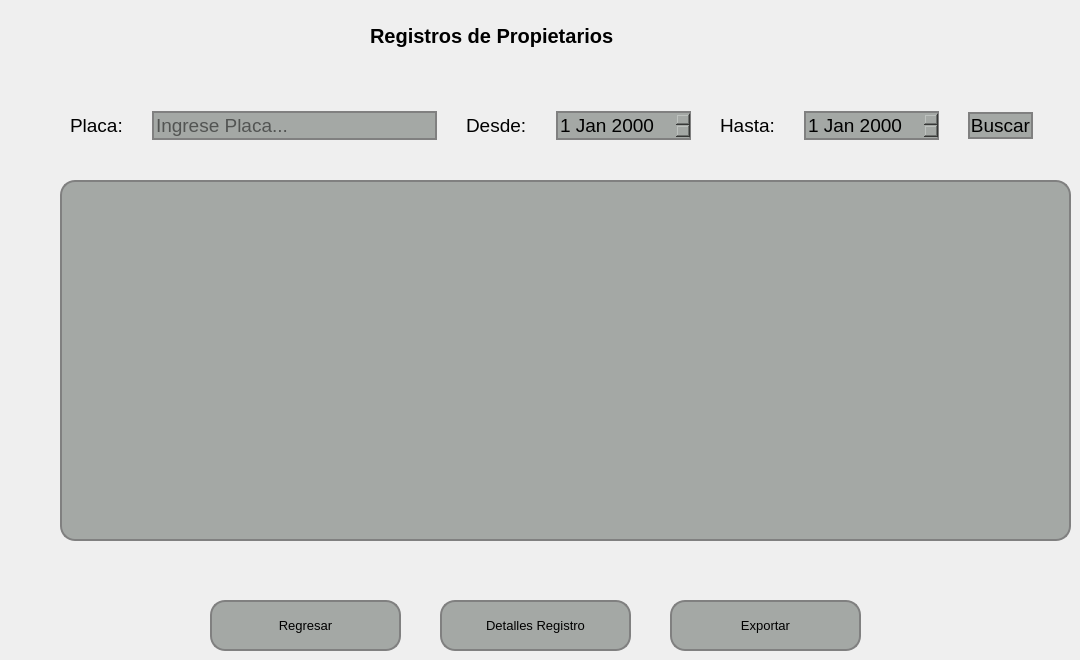
   <widget class="QWidget" name="pageRegistrosPropietarios">
    <widget class="QWidget" name="horizontalLayoutWidget_2">
     <property name="geometry">
      <rect>
       <x>70</x>
       <y>80</y>
       <width>981</width>
       <height>91</height>
      </rect>
     </property>
     <layout class="QHBoxLayout" name="horizontalLayout_3" stretch="0,0,0,0,0,0,0">
      <property name="spacing">
       <number>29</number>
      </property>
      <property name="rightMargin">
       <number>18</number>
      </property>
      <property name="bottomMargin">
       <number>0</number>
      </property>
      <item>
       <widget class="QLabel" name="label_61">
        <property name="font">
         <font>
          <pointsize>14</pointsize>
         </font>
        </property>
        <property name="text">
         <string>Placa:</string>
        </property>
       </widget>
      </item>
      <item>
       <widget class="QLineEdit" name="lineEditPlacaRegistros">
        <property name="font">
         <font>
          <pointsize>14</pointsize>
         </font>
        </property>
        <property name="styleSheet">
         <string notr="true">    background-color: #a4a8a5; /* Color del botón */
    border-radius: 15px;       /* Borde redondeado, ajusta el valor para más curvatura */
    border: 2px solid #808080; /* Opcional: agrega un borde de color gris */
</string>
        </property>
        <property name="placeholderText">
         <string>Ingrese Placa...</string>
        </property>
       </widget>
      </item>
      <item>
       <widget class="QLabel" name="label_88">
        <property name="font">
         <font>
          <pointsize>14</pointsize>
         </font>
        </property>
        <property name="text">
         <string>Desde:</string>
        </property>
       </widget>
      </item>
      <item>
       <widget class="QDateEdit" name="dateEditDesdeRegistros">
        <property name="font">
         <font>
          <pointsize>14</pointsize>
         </font>
        </property>
        <property name="styleSheet">
         <string notr="true">    background-color: #a4a8a5; /* Color del botón */
    border-radius: 15px;       /* Borde redondeado, ajusta el valor para más curvatura */
    border: 2px solid #808080; /* Opcional: agrega un borde de color gris */</string>
        </property>
       </widget>
      </item>
      <item>
       <widget class="QLabel" name="label_89">
        <property name="font">
         <font>
          <pointsize>14</pointsize>
         </font>
        </property>
        <property name="text">
         <string>Hasta:</string>
        </property>
       </widget>
      </item>
      <item>
       <widget class="QDateEdit" name="dateEditHastaRegistros">
        <property name="font">
         <font>
          <pointsize>14</pointsize>
         </font>
        </property>
        <property name="styleSheet">
         <string notr="true">    background-color: #a4a8a5; /* Color del botón */
    border-radius: 15px;       /* Borde redondeado, ajusta el valor para más curvatura */
    border: 2px solid #808080; /* Opcional: agrega un borde de color gris */</string>
        </property>
       </widget>
      </item>
      <item>
       <widget class="QPushButton" name="pushButtonBuscarRegistros">
        <property name="font">
         <font>
          <pointsize>14</pointsize>
         </font>
        </property>
        <property name="styleSheet">
         <string notr="true">QPushButton {
    background-color: #a4a8a5; /* Color del botón */
    border-radius: 15px;       /* Borde redondeado, ajusta el valor para más curvatura */
    border: 2px solid #808080; /* Opcional: agrega un borde de color gris */
}

QPushButton:hover {
    background-color: #b0b5b0; /* Color al pasar el mouse */
}

QPushButton:pressed {
    background-color: #8f938f; /* Color al hacer clic */
}
</string>
        </property>
        <property name="text">
         <string>Buscar</string>
        </property>
       </widget>
      </item>
     </layout>
    </widget>
    <widget class="QTableWidget" name="tableWidgetRegistrosPropietarios">
     <property name="geometry">
      <rect>
       <x>60</x>
       <y>180</y>
       <width>1011</width>
       <height>361</height>
      </rect>
     </property>
     <property name="styleSheet">
      <string notr="true">    background-color: #a4a8a5; /* Color del botón */
    border-radius: 15px;       /* Borde redondeado, ajusta el valor para más curvatura */
    border: 2px solid #808080; /* Opcional: agrega un borde de color gris */</string>
     </property>
    </widget>
    <widget class="QPushButton" name="pushButtonRegresarRegistros">
     <property name="geometry">
      <rect>
       <x>210</x>
       <y>600</y>
       <width>191</width>
       <height>51</height>
      </rect>
     </property>
     <property name="font">
      <font>
       <pointsize>10</pointsize>
      </font>
     </property>
     <property name="styleSheet">
      <string notr="true">QPushButton {
    background-color: #a4a8a5; /* Color del botón */
    border-radius: 15px;       /* Borde redondeado, ajusta el valor para más curvatura */
    border: 2px solid #808080; /* Opcional: agrega un borde de color gris */
}

QPushButton:hover {
    background-color: #b0b5b0; /* Color al pasar el mouse */
}

QPushButton:pressed {
    background-color: #8f938f; /* Color al hacer clic */
}
</string>
     </property>
     <property name="text">
      <string>Regresar</string>
     </property>
    </widget>
    <widget class="QPushButton" name="pushButtonExportarRegistros">
     <property name="geometry">
      <rect>
       <x>670</x>
       <y>600</y>
       <width>191</width>
       <height>51</height>
      </rect>
     </property>
     <property name="font">
      <font>
       <pointsize>10</pointsize>
      </font>
     </property>
     <property name="styleSheet">
      <string notr="true">QPushButton {
    background-color: #a4a8a5; /* Color del botón */
    border-radius: 15px;       /* Borde redondeado, ajusta el valor para más curvatura */
    border: 2px solid #808080; /* Opcional: agrega un borde de color gris */
}

QPushButton:hover {
    background-color: #b0b5b0; /* Color al pasar el mouse */
}

QPushButton:pressed {
    background-color: #8f938f; /* Color al hacer clic */
}
</string>
     </property>
     <property name="text">
      <string>Exportar</string>
     </property>
    </widget>
    <widget class="QLabel" name="label_55">
     <property name="geometry">
      <rect>
       <x>370</x>
       <y>20</y>
       <width>321</width>
       <height>31</height>
      </rect>
     </property>
     <property name="font">
      <font>
       <pointsize>15</pointsize>
       <weight>75</weight>
       <bold>true</bold>
      </font>
     </property>
     <property name="text">
      <string>Registros de Propietarios </string>
     </property>
    </widget>
    <widget class="QPushButton" name="pushButtonDetallesRegistro">
     <property name="geometry">
      <rect>
       <x>440</x>
       <y>600</y>
       <width>191</width>
       <height>51</height>
      </rect>
     </property>
     <property name="font">
      <font>
       <pointsize>10</pointsize>
      </font>
     </property>
     <property name="styleSheet">
      <string notr="true">QPushButton {
    background-color: #a4a8a5; /* Color del botón */
    border-radius: 15px;       /* Borde redondeado, ajusta el valor para más curvatura */
    border: 2px solid #808080; /* Opcional: agrega un borde de color gris */
}

QPushButton:hover {
    background-color: #b0b5b0; /* Color al pasar el mouse */
}

QPushButton:pressed {
    background-color: #8f938f; /* Color al hacer clic */
}
</string>
     </property>
     <property name="text">
      <string>Detalles Registro</string>
     </property>
    </widget>
   </widget>
